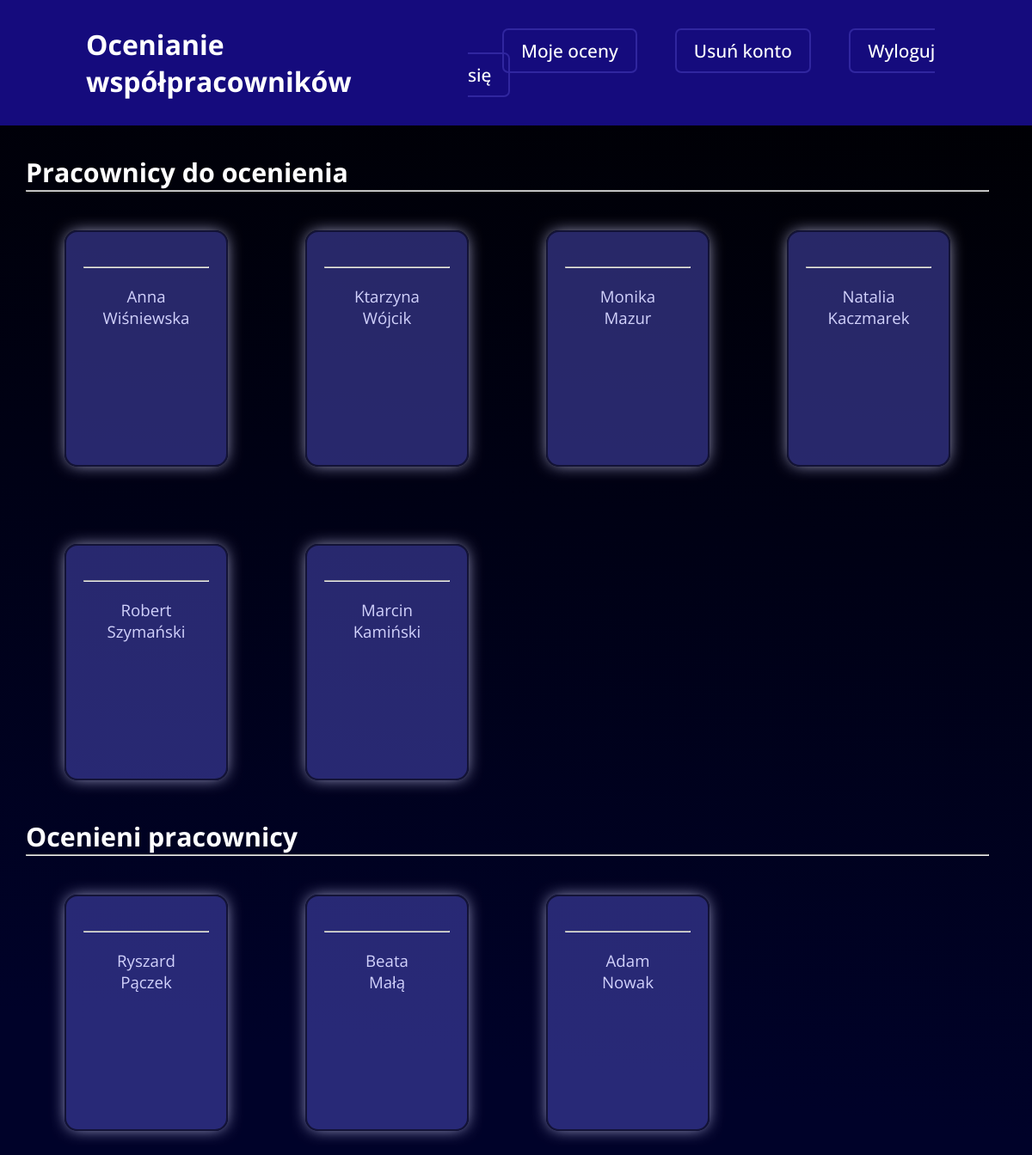
The page /zalogowany/ocenia.php (signed in) on the database its author committed.
### tables this page shows
CREATE TABLE `uzytkownicy` (
  `id` int(11) NOT NULL,
  `name` varchar(60) DEFAULT NULL,
  `surname` varchar(80) DEFAULT NULL,
  `email` varchar(200) DEFAULT NULL,
  `password` varchar(256) DEFAULT NULL,
  `teamID` int(11) DEFAULT NULL
);

### zalogowany/ocenia.php (the view, shortened to what this page needs)
<?php
$conn = new mysqli("localhost", "root", "", "ocena_pracownikow");
$logged_userID = $_SESSION['user_id'];
$evaluated_employee_icons = "";
$employee_to_evaluate_icons = "";
$users = $conn->query("SELECT id, name, surname, teamID FROM uzytkownicy");
while($user = $users->fetch_assoc()) {
    $q = $conn->prepare("SELECT id_oceny, id_oceniajacego, id_ocenianego FROM oceny WHERE id_oceniajacego = ? AND id_ocenianego = ?");
    $q->bind_param("ii", $logged_userID, $user['id']);
    $q->execute();
    $result = $q->get_result();
    $q2 = $conn->prepare("SELECT id, name, surname, teamID FROM uzytkownicy WHERE id = ?");
    $q2->bind_param("i", $logged_userID);
    $q2->execute();
    $result2 = $q2->get_result();
    $logged_user = $result2->fetch_assoc();
    if($user['id'] != $logged_userID && $result->num_rows === 0 && $user['teamID'] == $logged_user['teamID']) {
        $employee_to_evaluate_icons .=
        "<button class=\"employee-icon employee_to_evaluate-icon\" onclick=\"ShowFormPopup(".$user['id'].")\">
            <ion-icon name=\"person-circle\"></ion-icon>
            <hr>
            <span>".$user['name']."</span>
            <span>".$user['surname']."</span>
        </button>";
    } elseif($user['teamID'] == $logged_user['teamID'] && $user['id'] != $logged_userID) {
        $evaluated_employee_icons .=
        "<button class=\"employee-icon employee_to_evaluate-icon\">
            <ion-icon name=\"person-circle\"></ion-icon>
            <hr>
            <span>".$user['name']."</span>
            <span>".$user['surname']."</span>
        </button>";
    }
}
?>
<!DOCTYPE html>
<html lang="en">
<head>
    <link rel="stylesheet" href="style.css">
</head>
<body>
    <header>
        <h1>Ocenianie współpracowników</h1>
        <nav>
            <a href="../mojeOceny/moje_oceny.php">Moje oceny</a>
            <a id="delete-account-btn" onclick="window.location.href = '../deleteAccount/delete_account.php';">Usuń konto</a>
            <a href="\ocena_pracownikow\index.php">Wyloguj się</a>
        </nav>
    </header>
    <main>
        <h2>Pracownicy do ocenienia</h2>
        <hr>
        <div class="to_evaluate_box employee_box">
            <?php
                echo $employee_to_evaluate_icons;
            ?>
        </div>
        <h2>Ocenieni pracownicy</h2>
        <hr>
        <div class="evaluated_box employee_box">
            <?php
                echo $evaluated_employee_icons;
            ?>
        </div>
    </main>
</body>
</html>

### zalogowany/style.css (style rules this page uses)
* { margin: 0; padding: 0; box-sizing: border-box; font-family: 'Open Sans', sans-serif; color: #ffffff; }
body { min-height: 100vh; width: 100%; background: rgb(0,0,0); background: linear-gradient(187deg, rgba(0,0,0,1) 0%, rgb(0, 2, 41) 80%); }
header { position: fixed; top: 0; right: 0; width: 100%; padding: 30px 100px; background-color: #150b7d; color: white; z-index: 99; display: flex; justify-content: space-between; align-items: center; }
nav a { position: relative; text-decoration: none; color: #ffffff; font-weight: 500; margin-left: 40px; font-size:1.3em; border: 2px solid #30269f; border-radius: 7px; outline: none; background: transparent; cursor: pointer; padding: 10px 20px; }
main { position: relative; width: 100%; padding: 180px 50px 150px 30px; }
h2 { font-size: 1.9em; }
.employee_box { display: flex; flex-wrap: wrap; flex-direction: row; }
.employee_box .employee-icon { height: 275px; width: 190px; margin: 45px; padding: 20px; border: 2px solid rgb(19, 19, 55); border-radius: 15px; background: rgba(80, 80, 197, 0.5); box-shadow: 0px 0px 19px -4px #d2d2fc; display: flex; flex-direction: column; align-items: center; }
.employee_box .employee-icon hr { color: #d2d2fc; margin: 20px 0; width: 100%; }
.employee_box .employee-icon span { color: #d2d2fc; font-size: 1.4em; }

### rows shown on the page
uzytkownicy: name "Anna", surname "Wiśniewska"
uzytkownicy: name "Ktarzyna", surname "Wójcik"
uzytkownicy: name "Monika", surname "Mazur"
uzytkownicy: name "Natalia", surname "Kaczmarek"
uzytkownicy: name "Robert", surname "Szymański"
uzytkownicy: name "Marcin", surname "Kamiński"
uzytkownicy: name "Ryszard", surname "Pączek"
uzytkownicy: name "Beata", surname "Małą"
uzytkownicy: name "Adam", surname "Nowak"
